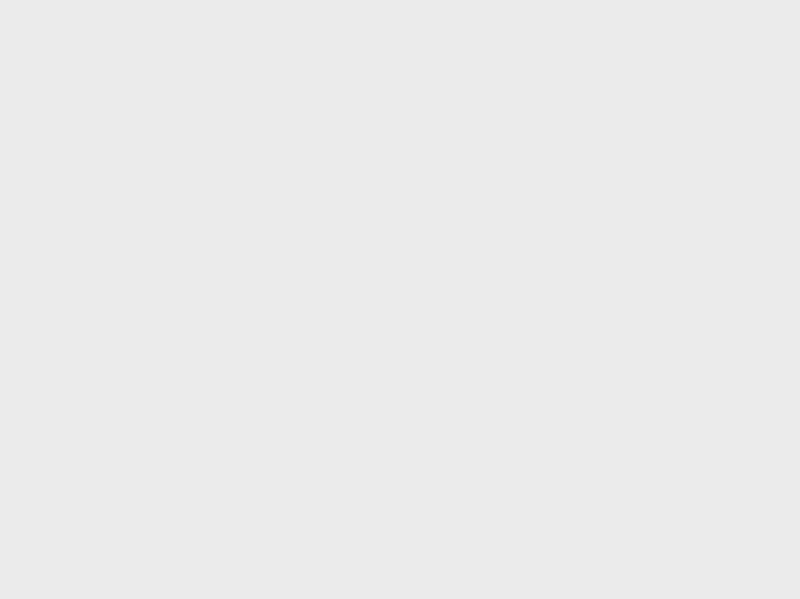
Frame 1 (no input)
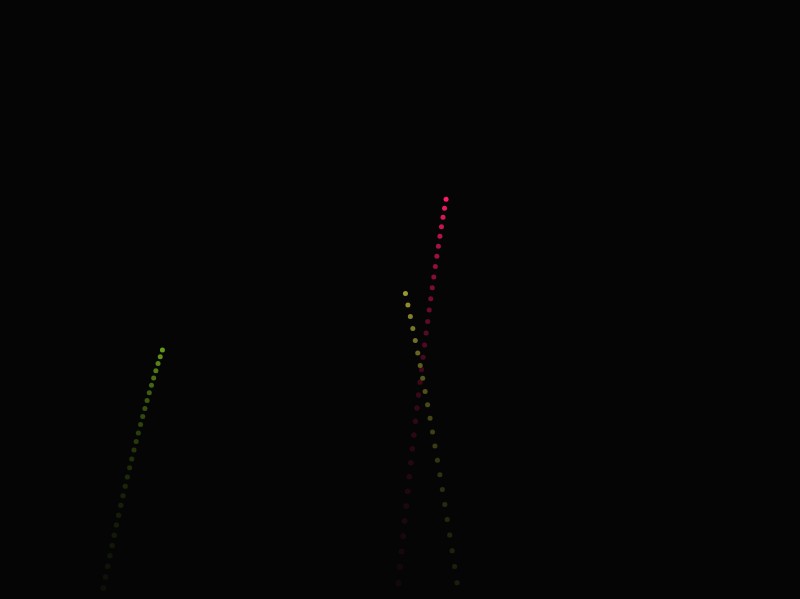
Frame 60 (no input)
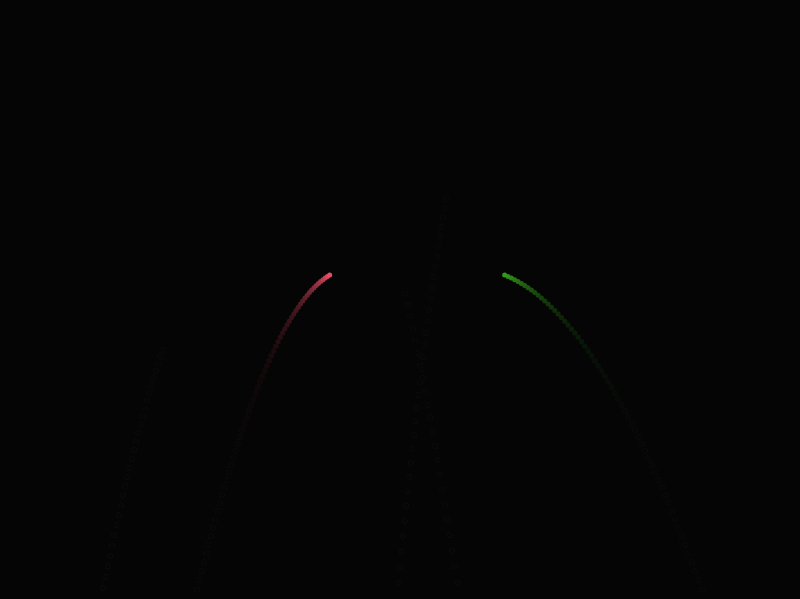
Frame 120 (the mouse pressed at the canvas centre since frame 60)

The p5.js sketch that drew these frames (run headless with seeded random() and noise() and a simulated clock; from frame 60 on, the mouse is pressed at the canvas centre):

// p5.js sketch
// ── sketch.js
let fireworks = [];
let particles = [];
let gravity = {x: 0,y:.05};
// let width = 1440;
let width = window.screen.width;
// let height = 760;
let height = window.screen.height-1;
let sleeping = 1000;
let timeOut = 500;

var colors = [];
while (colors.length < 100) {
    do {
        var color = Math.floor((Math.random()*1000000)+1);
    } while (colors.indexOf(color) >= 0);
    colors.push("#" + ("000000" + color.toString(16)).slice(-6));
}

var colorArray = ['#FF6633', '#FFB399', '#FF33FF', '#FFFF99', '#00B3E6', 
		  '#E6B333', '#3366E6', '#999966', '#99FF99', '#B34D4D',
		  '#80B300', '#809900', '#E6B3B3', '#6680B3', '#66991A', 
		  '#FF99E6', '#CCFF1A', '#FF1A66', '#E6331A', '#33FFCC',
		  '#66994D', '#B366CC', '#4D8000', '#B33300', '#CC80CC', 
		  '#66664D', '#991AFF', '#E666FF', '#4DB3FF', '#1AB399',
		  '#E666B3', '#33991A', '#CC9999', '#B3B31A', '#00E680', 
		  '#4D8066', '#809980', '#E6FF80', '#1AFF33', '#999933',
		  '#FF3380', '#CCCC00', '#66E64D', '#4D80CC', '#9900B3', 
		  '#E64D66', '#4DB380', '#FF4D4D', '#99E6E6', '#6666FF'];

// let colorChoice = [

// ]

let particle = function(x,y,col){
  let mag = random(1,2.5);
  let ang = random(0,2*PI);
  let vel = {x:mag * cos(ang), y:mag*sin(ang)};
  let pos = {x: x,y:y};
  let lifetime = 0
  let limit = random(40, 150)
  

  function update(){
    vel = {x: vel.x + gravity.x, y: vel.y + gravity.y};
    pos = {x: pos.x + vel.x, y: pos.y + vel.y};
    lifetime++;
    return lifetime < limit;
  }

  function render(){
    fill(col);
    noStroke();
    ellipse(pos.x, pos.y, 3, 3);
  }

  let api = {
    update : update,
    render : render
  }

  return api;
}

let projectile = function (x,y){
  let pct = 0.0;
  let endX = x;
  let endY = y;
  let step = 0.015;    // Size of each step along the path
  // var col = colors[Math.floor(Math.random() * colors.length)];
  let totalColors = 8;
  let col = [];
  for( let i = 0; i < totalColors; i ++){
    col.push(colorArray[Math.floor(Math.random() * colorArray.length)]);
  }
  // let multiColor = random(1,10) < 4;
  let colorAmount = random(0,totalColors);

  let side = 1;
  if(Math.random() < .5) side = -1;

  let beginX = x + side * (width* (Math.random() * .3 + .1));
  let beginY = height;

  let distX = endX - beginX;
  let distY = endY - beginY;

  function update(){
    pct += step;
    if (pct < 1.37) {
      // y = beginY + (pct * distY);
      // x = beginX + (pow(pct, exponent) * distX);
      y = -pct * ( pct - 2.1 ) * (distY) + height;
      x = beginX + (pct* distX)*.73

      return true;
    }else{ 
      // explode here
      for(let i = 0; i < 100; i ++){
          // console.log(col.length);
          particles.push(particle(x,y,col[floor(random(0,colorAmount))]))

      }
      return false;
    }
  }

  function render(){
    fill(col[0]);
    noStroke();
    ellipse(x, y, 5, 5);
  }

  let api = {
    update : update,
    render : render
  }

  return api;

}

function setup() {
  createCanvas(width, height);
  noStroke();
}

function draw() {
  fill(0,20);
  rect(0, 0, width, height);
  sleeping++;
  if(sleeping > timeOut && Math.random() > .95){
    // console.log(floor(random(width*.1,width*.9)), floor(random(height*.05, height*.7)));

    fireworks.push(projectile(floor(random(width*.1,width*.9)), floor(random(height*.05, height*.5))));
  }
  for( let i = fireworks.length - 1; i >= 0; i--){
    if(fireworks[i].update()){
      fireworks[i].render();
    }else{ 
      fireworks.splice(i,1);
    }
  }
  // console.log(particles.length);
  for( let i = particles.length - 1; i >= 0; i--){
    if(particles[i].update()){
      particles[i].render();
    }else{ 
      particles.splice(i,1);
    }
  }
}

function mousePressed() {
  console.log(mouseX, mouseY);
  if(sleeping > timeOut){
  fireworks = [];
  particles = [];
  }
  sleeping = 0;

  fireworks.push(projectile(mouseX, mouseY));
  fireworks.push(projectile(mouseX, mouseY));
}
